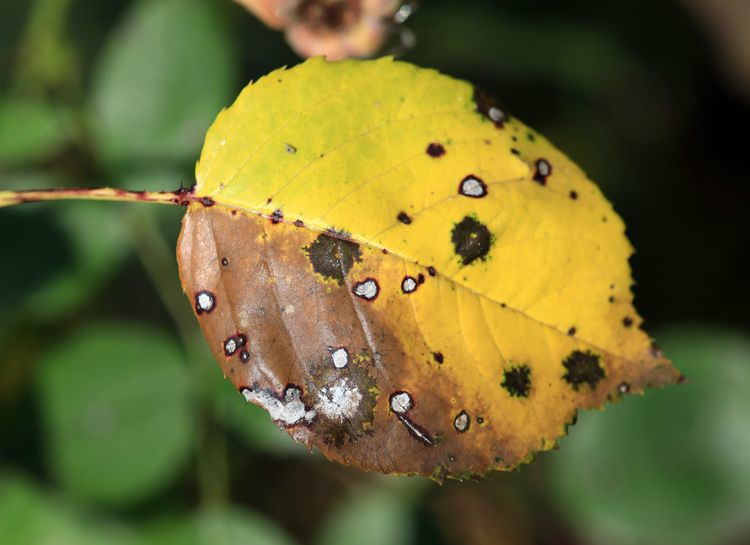
#> input picture examples/week7/leaf.png, 750 x 545 px
$ python rgb.py
#> lines starting #> are read from the running program, lines starting #| are printed output that depends on the picture
import cv2
import matplotlib.pyplot as plt

image_path = "leaf.png"
img_bgr = cv2.imread(image_path)
#> img_bgr is the input picture: shape (545, 750, 3); mean B, G, R 48.3, 102.5, 105.5
img_rgb = cv2.cvtColor(img_bgr, cv2.COLOR_BGR2RGB)

r = img_rgb[:, :, 0]
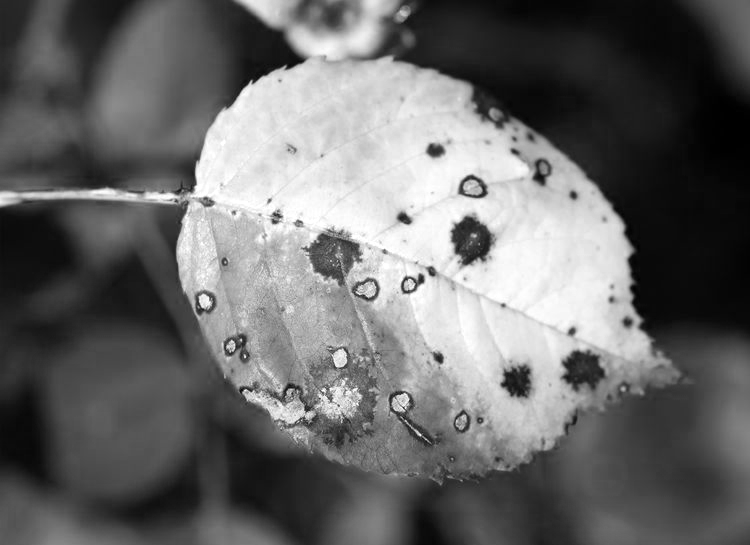
#> r: shape (545, 750); min 0, max 255, mean 105.5
g = img_rgb[:, :, 1]
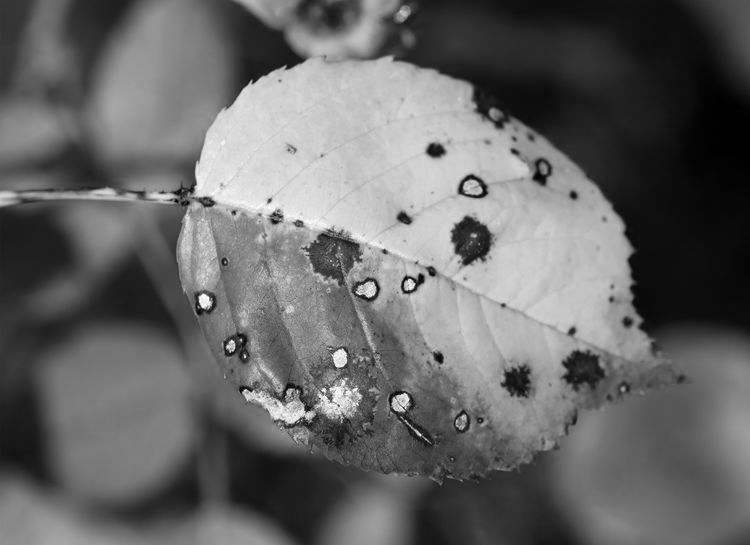
#> g: shape (545, 750); min 0, max 255, mean 102.5
b = img_rgb[:, :, 2]
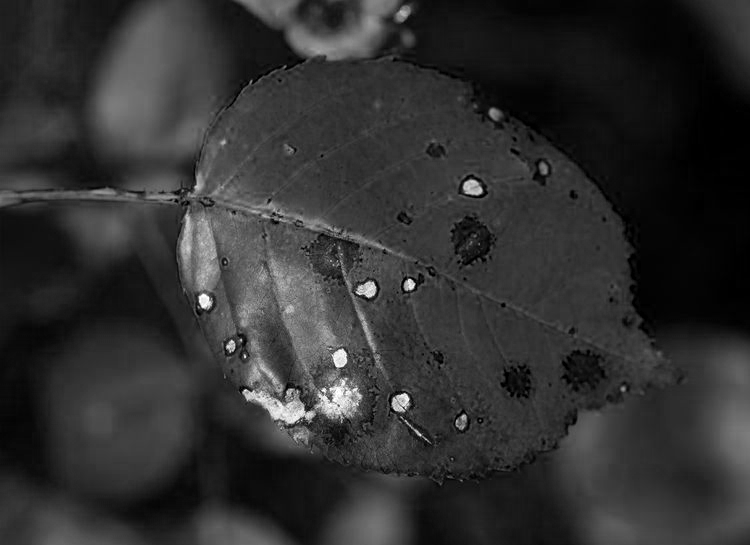
#> b: shape (545, 750); min 0, max 255, mean 48.3

plt.figure(figsize=(10, 8))

plt.subplot(2, 2, 1)
plt.imshow(img_rgb)
plt.title("Original RGB")
plt.axis("off")

plt.subplot(2, 2, 2)
plt.imshow(r, cmap="gray")
plt.title("Red channel")
plt.axis("off")

plt.subplot(2, 2, 3)
plt.imshow(g, cmap="gray")
plt.title("Green channel")
plt.axis("off")

plt.subplot(2, 2, 4)
plt.imshow(b, cmap="gray")
plt.title("Blue channel")
plt.axis("off")

plt.tight_layout()
plt.show()
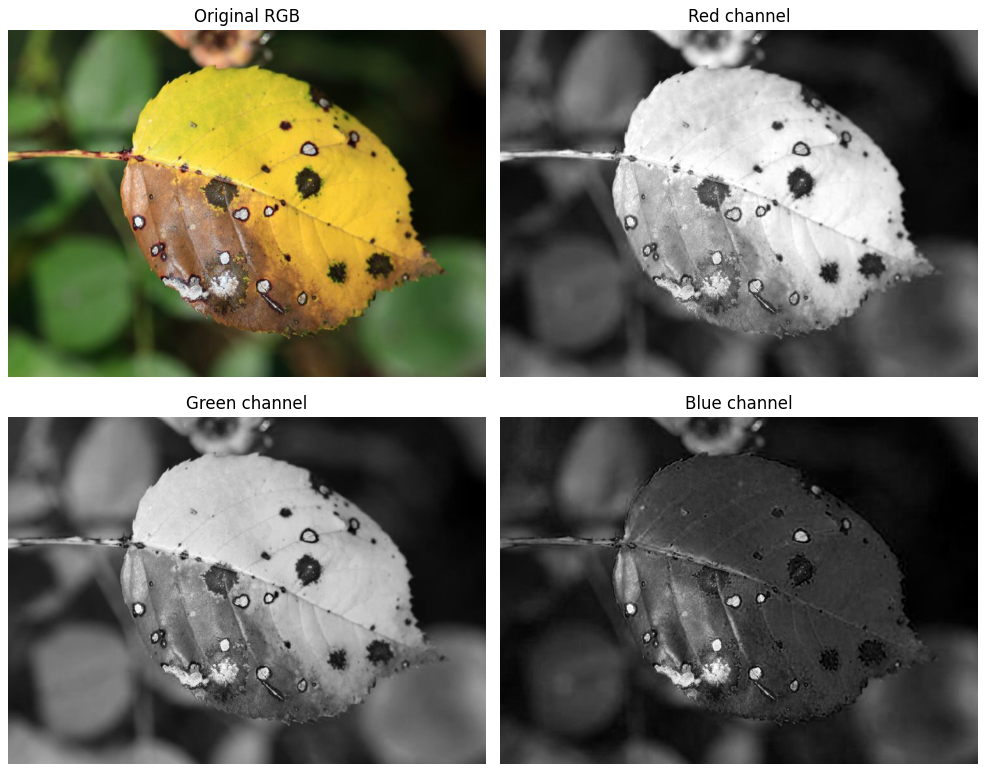
#> figure drawn by matplotlib, 4 panels
